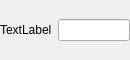
<?xml version="1.0" encoding="UTF-8"?>
<ui version="4.0">
 <class>Form</class>
 <widget class="QWidget" name="Form">
  <property name="geometry">
   <rect>
    <x>0</x>
    <y>0</y>
    <width>130</width>
    <height>60</height>
   </rect>
  </property>
  <property name="sizePolicy">
   <sizepolicy hsizetype="Preferred" vsizetype="Fixed">
    <horstretch>0</horstretch>
    <verstretch>0</verstretch>
   </sizepolicy>
  </property>
  <property name="minimumSize">
   <size>
    <width>0</width>
    <height>0</height>
   </size>
  </property>
  <property name="maximumSize">
   <size>
    <width>16777215</width>
    <height>16777215</height>
   </size>
  </property>
  <property name="windowTitle">
   <string>Form</string>
  </property>
  <layout class="QHBoxLayout" name="horizontalLayout">
   <property name="margin">
    <number>0</number>
   </property>
   <item>
    <widget class="QLabel" name="label">
     <property name="text">
      <string>TextLabel</string>
     </property>
    </widget>
   </item>
   <item>
    <widget class="QLineEdit" name="lineEdit"/>
   </item>
  </layout>
 </widget>
 <resources/>
 <connections/>
</ui>
